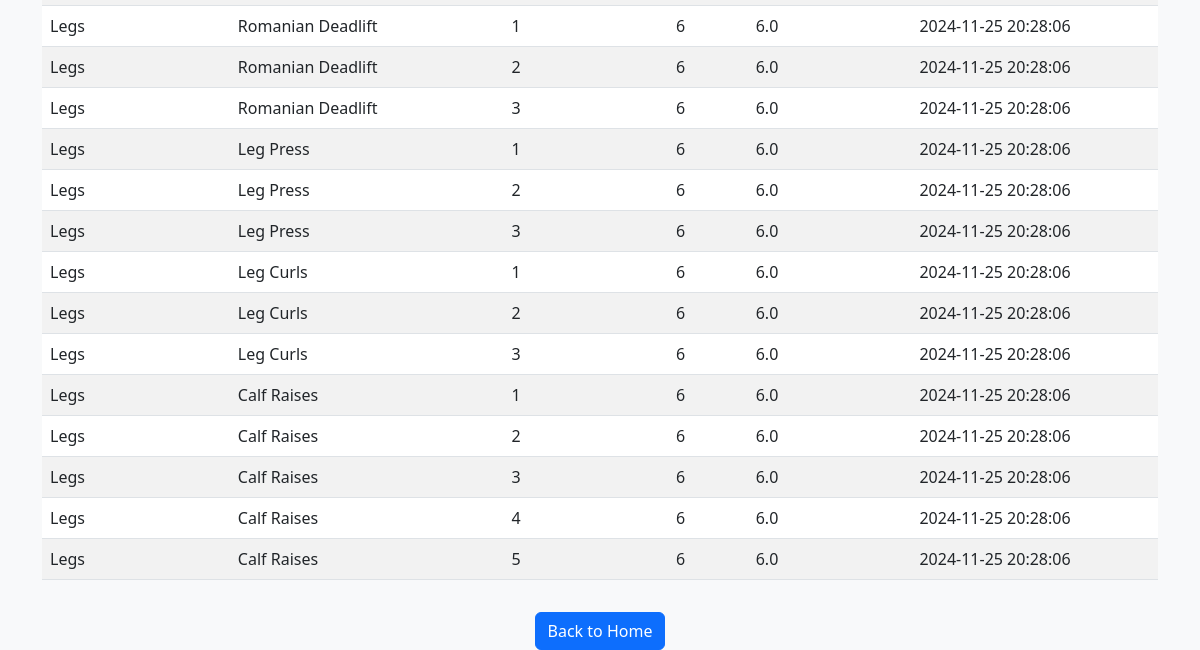
Page /history (signed in, lower part) on the earlier database version.
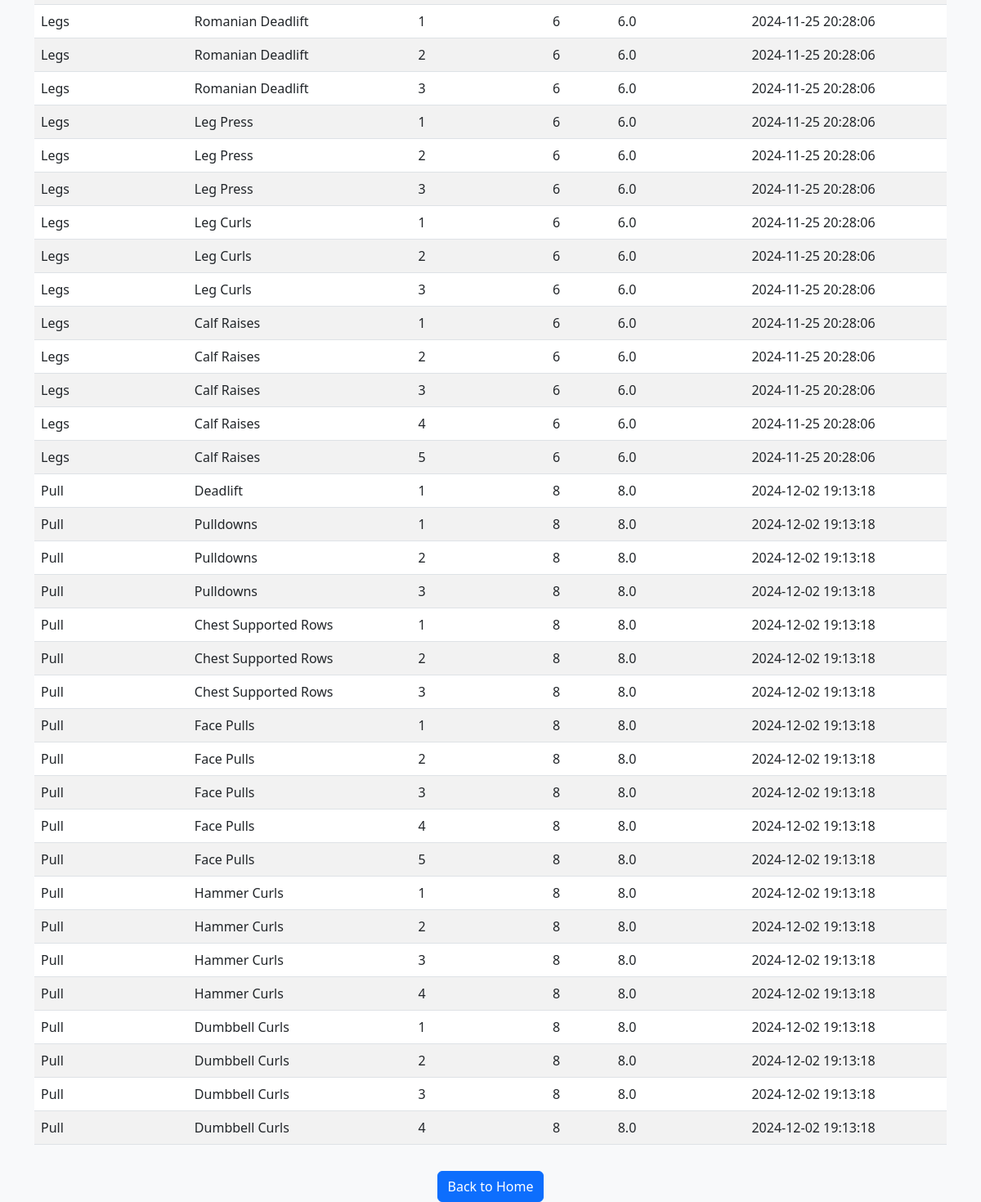
Same page on the later database version.
### tables this page shows
CREATE TABLE workouts (
        id INTEGER PRIMARY KEY AUTOINCREMENT,
        user_id INTEGER NOT NULL,
        workout_type TEXT NOT NULL,
        exercise_name TEXT NOT NULL,
        sets INTEGER NOT NULL,
        reps INTEGER NOT NULL,
        weight REAL NOT NULL,
        date TEXT NOT NULL,
        FOREIGN KEY (user_id) REFERENCES users (id)
    );

### app.py (the view)
@app.route('/history')
def workout_history():
    if 'user_id' not in session:
        return redirect(url_for('login'))
    user_id = session['user_id']
    conn = get_db_connection()
    workout_data = conn.execute(
        '''
        SELECT workout_type, exercise_name, sets, reps, weight, date
        FROM workouts
        WHERE user_id = ?
        ''',
        (user_id,)
    ).fetchall()
    conn.close()
    return render_template('trends.html', workout_data=workout_data)

### app.py (called while the page is built)
def get_db_connection():
    db_path = os.path.join(os.path.dirname(__file__), 'workout.db')
    conn = sqlite3.connect(db_path)
    conn.row_factory = sqlite3.Row
    return conn

### templates/trends.html (shortened to what this page needs)
<!DOCTYPE html>
<html lang="en">
<head>
    <link href="https://cdn.jsdelivr.net/npm/bootstrap@5.3.0-alpha1/dist/css/bootstrap.min.css" rel="stylesheet">
</head>
<body class="bg-light">
    <div class="container mt-5">
        <table class="table table-striped table-hover">
            <tbody>
                {% for entry in workout_data %}
                    <tr>
                        <td>{{ entry['workout_type'] }}</td>
                        <td>{{ entry['exercise_name'] }}</td>
                        <td>{{ entry['sets'] }}</td>
                        <td>{{ entry['reps'] }}</td>
                        <td>{{ entry['weight'] }}</td>
                        <td>{{ entry['date'] }}</td>
                    </tr>
                {% endfor %}
            </tbody>
        </table>
        <div class="text-center">
            <a href="{{ url_for('index') }}" class="btn btn-primary mt-3">Back to Home</a>
        </div>
    </div>
</body>
</html>

Differences in the rows shown:
added workouts: workout_type "Pull", exercise_name "Deadlift", sets "1", reps "8", weight "8.0", date "2024-12-02 19:13:18"
added workouts: workout_type "Pull", exercise_name "Pulldowns", sets "1", reps "8", weight "8.0", date "2024-12-02 19:13:18"
added workouts: workout_type "Pull", exercise_name "Pulldowns", sets "2", reps "8", weight "8.0", date "2024-12-02 19:13:18"
added workouts: workout_type "Pull", exercise_name "Pulldowns", sets "3", reps "8", weight "8.0", date "2024-12-02 19:13:18"
added workouts: workout_type "Pull", exercise_name "Chest Supported Rows", sets "1", reps "8", weight "8.0", date "2024-12-02 19:13:18"
added workouts: workout_type "Pull", exercise_name "Chest Supported Rows", sets "2", reps "8", weight "8.0", date "2024-12-02 19:13:18"
added workouts: workout_type "Pull", exercise_name "Chest Supported Rows", sets "3", reps "8", weight "8.0", date "2024-12-02 19:13:18"
added workouts: workout_type "Pull", exercise_name "Face Pulls", sets "1", reps "8", weight "8.0", date "2024-12-02 19:13:18"
added workouts: workout_type "Pull", exercise_name "Face Pulls", sets "2", reps "8", weight "8.0", date "2024-12-02 19:13:18"
added workouts: workout_type "Pull", exercise_name "Face Pulls", sets "3", reps "8", weight "8.0", date "2024-12-02 19:13:18"
added workouts: workout_type "Pull", exercise_name "Face Pulls", sets "4", reps "8", weight "8.0", date "2024-12-02 19:13:18"
added workouts: workout_type "Pull", exercise_name "Face Pulls", sets "5", reps "8", weight "8.0", date "2024-12-02 19:13:18"
added workouts: workout_type "Pull", exercise_name "Hammer Curls", sets "1", reps "8", weight "8.0", date "2024-12-02 19:13:18"
added workouts: workout_type "Pull", exercise_name "Hammer Curls", sets "2", reps "8", weight "8.0", date "2024-12-02 19:13:18"
added workouts: workout_type "Pull", exercise_name "Hammer Curls", sets "3", reps "8", weight "8.0", date "2024-12-02 19:13:18"
added workouts: workout_type "Pull", exercise_name "Hammer Curls", sets "4", reps "8", weight "8.0", date "2024-12-02 19:13:18"
added workouts: workout_type "Pull", exercise_name "Dumbbell Curls", sets "1", reps "8", weight "8.0", date "2024-12-02 19:13:18"
added workouts: workout_type "Pull", exercise_name "Dumbbell Curls", sets "2", reps "8", weight "8.0", date "2024-12-02 19:13:18"
added workouts: workout_type "Pull", exercise_name "Dumbbell Curls", sets "3", reps "8", weight "8.0", date "2024-12-02 19:13:18"
added workouts: workout_type "Pull", exercise_name "Dumbbell Curls", sets "4", reps "8", weight "8.0", date "2024-12-02 19:13:18"
